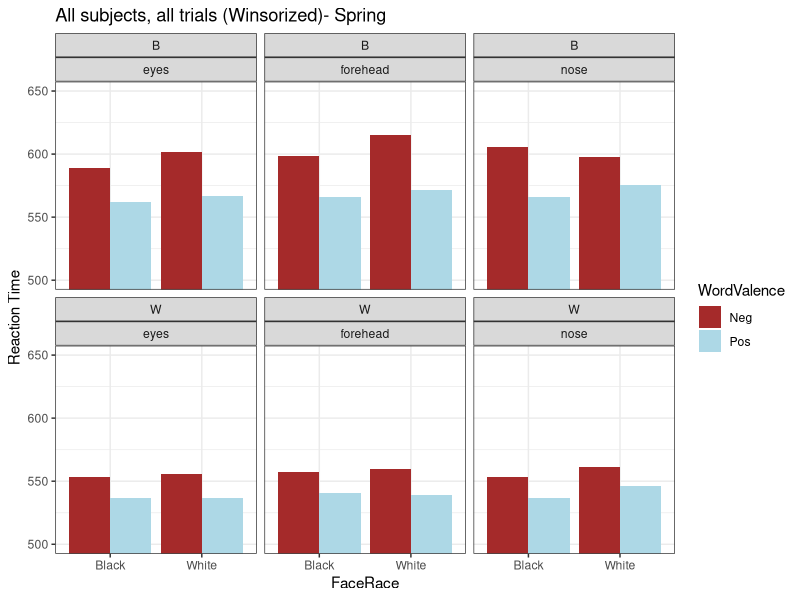
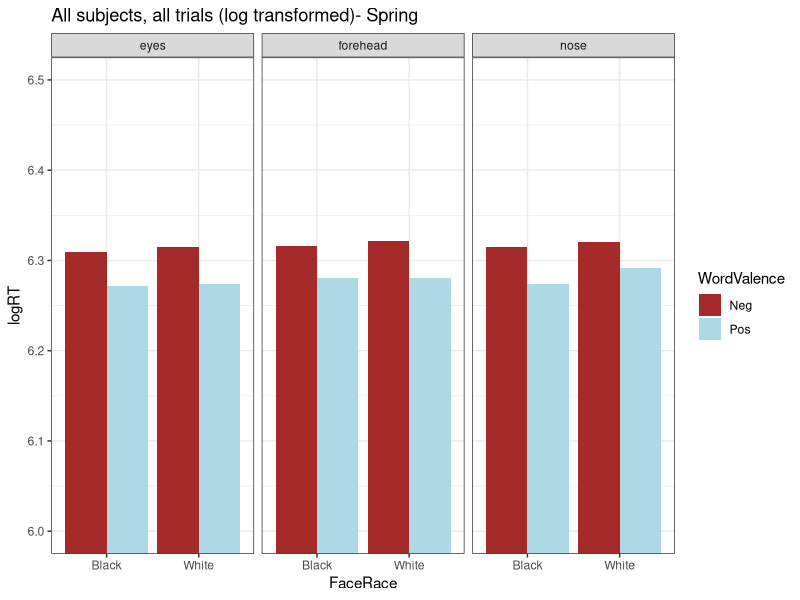
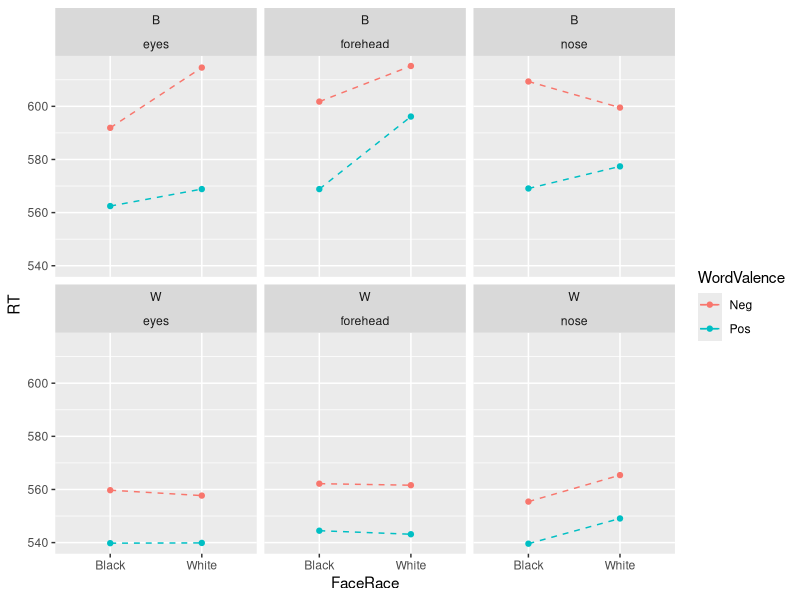
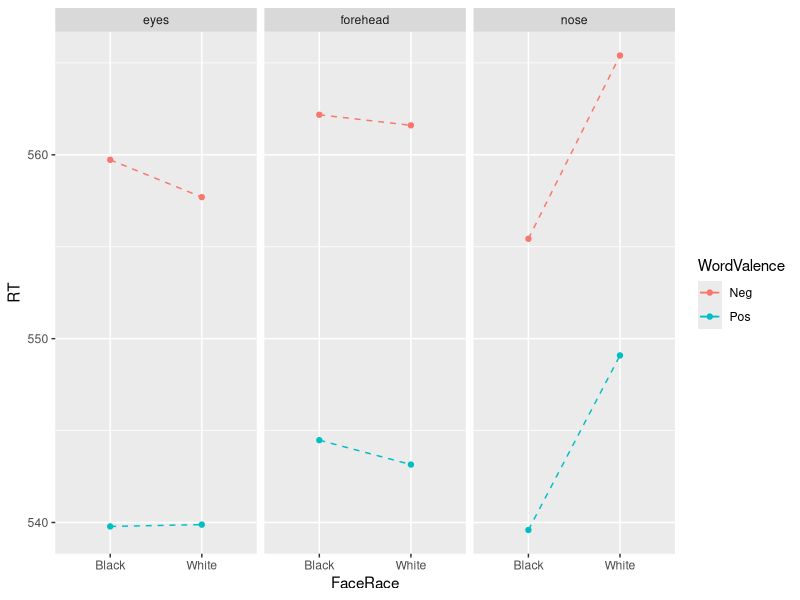
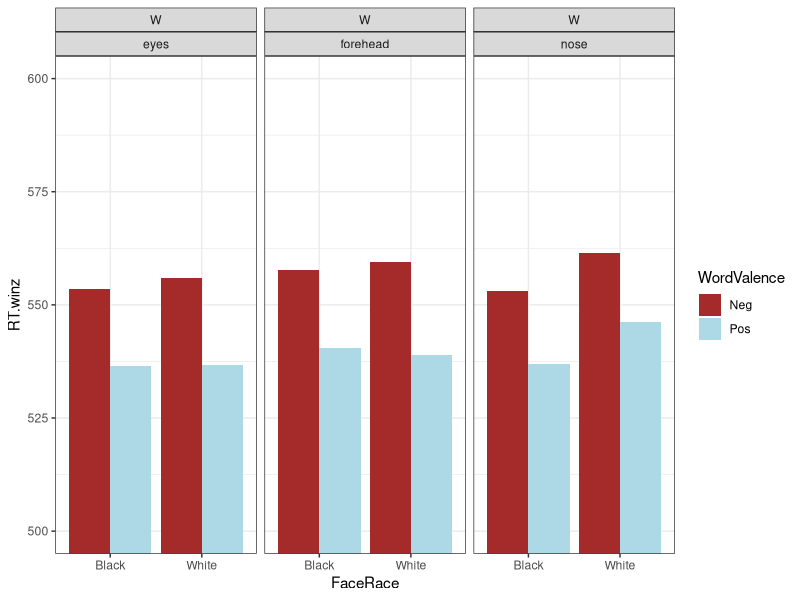
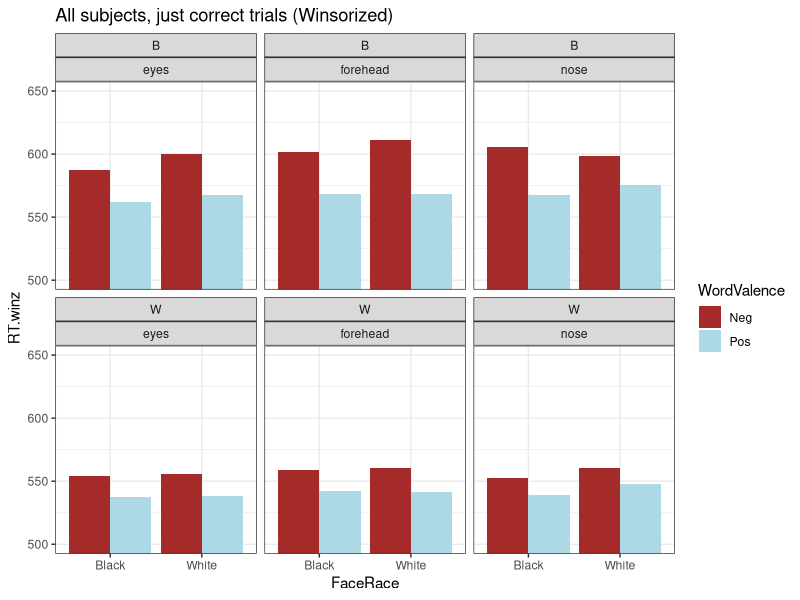
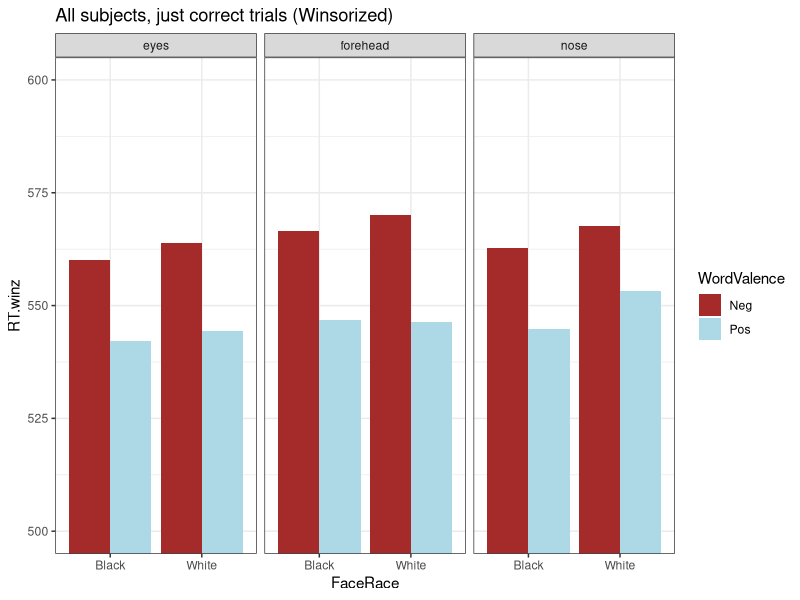
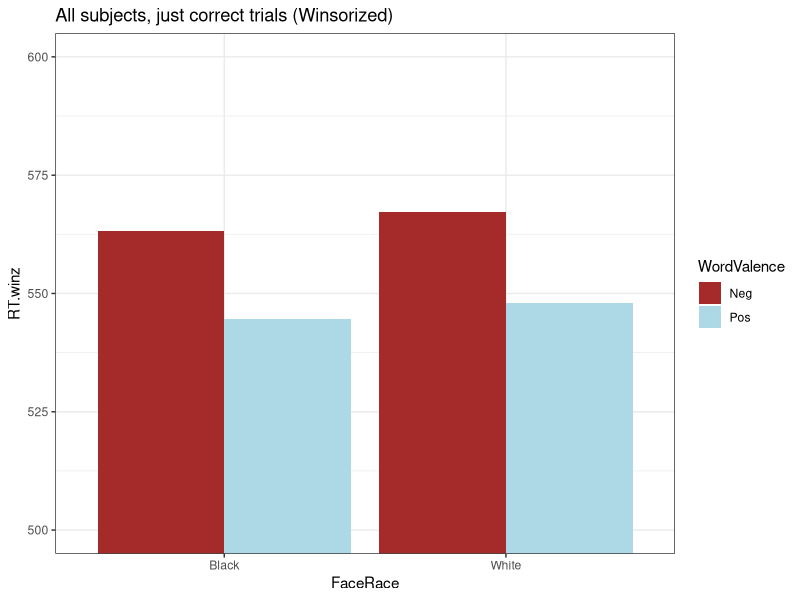

Reproduce these figures in R, in order.
require(ggplot2)

# read in data
# Winsorized
dat = read.delim("logTransformed_data.txt", stringsAsFactors = F)

# change condition to factors
dat$Condition = as.factor(dat$Condition)


# all subjects together (Fix x FaceRace x WordValence)
bar = ggplot(dat, aes(FaceRace, RT.winz, fill = WordValence))
bar + 
  stat_summary(fun.y = mean, geom = "bar", position = "dodge") +
  stat_summary(fun.data = mean_cl_normal, geom = "errorbar", position = position_dodge(width=.9), width = .2) +
  facet_wrap(~ParRace + Fix) +
  coord_cartesian(ylim=c(500,650)) +
  ylab("Reaction Time") +
  theme_bw() +
  scale_fill_manual("WordValence", values = c("Neg" = "brown", "Pos" = "lightblue")) +
  ggtitle("All subjects, all trials (Winsorized)- Spring")

ggsave("./Figures/AllSub_Winz_FixXFaceRaceXWordVal.tiff")


ggplot(dat, aes(FaceRace, logRT, fill = WordValence)) +
  stat_summary(fun.y = mean, geom = "bar", position = "dodge") +
  stat_summary(fun.data = mean_cl_normal, geom = "errorbar", position = position_dodge(width=.9), width = .2) +
  facet_wrap(~Fix) +
  coord_cartesian(ylim=c(6,6.5)) +
  theme_bw() +
  scale_fill_manual("WordValence", values = c("Neg" = "brown", "Pos" = "lightblue")) +
  ggtitle("All subjects, all trials (log transformed)- Spring")

line = ggplot(dat, aes(FaceRace, RT, color = WordValence))
line + 
  stat_summary(fun.y = mean, geom = "point") +
  stat_summary(fun.y = mean, geom = "line", aes(group=WordValence), linetype = "dashed") +
  stat_summary(fun.data = mean_cl_normal, geom = "errorbar", width = .2) +
  facet_wrap(~ParRace + Fix)


# Just for white participants
Whitedat = dat[dat$ParRace == "W",]

lineW = ggplot(Whitedat, aes(FaceRace, RT, color = WordValence))
lineW + 
  stat_summary(fun.y = mean, geom = "point") +
  stat_summary(fun.y = mean, geom = "line", aes(group=WordValence), linetype = "dashed") +
  stat_summary(fun.data = mean_cl_normal, geom = "errorbar", width = .2) +
  facet_wrap(~Fix)

barW = ggplot(Whitedat, aes(FaceRace, RT.winz, fill = WordValence))
barW + 
  stat_summary(fun.y = mean, geom = "bar", position = "dodge") +
  stat_summary(fun.data = mean_cl_normal, geom = "errorbar", position = position_dodge(width=.9), width = .2) +
  facet_wrap(~ParRace + Fix) +
  coord_cartesian(ylim=c(500,600)) +
  theme_bw() +
  scale_fill_manual("WordValence", values = c("Neg" = "brown", "Pos" = "lightblue"))


# All participants, just correct trials
corTrials = dat[dat$Error == 0,]
ggplot(corTrials, aes(FaceRace, RT.winz, fill = WordValence)) +
  stat_summary(fun.y = mean, geom = "bar", position = "dodge") +
  stat_summary(fun.data = mean_cl_normal, geom = "errorbar", position = position_dodge(width=.9), width = .2) +
  facet_wrap(~ParRace + Fix) +
  coord_cartesian(ylim=c(500,650)) +
  theme_bw() +
  scale_fill_manual("WordValence", values = c("Neg" = "brown", "Pos" = "lightblue")) +
  ggtitle("All subjects, just correct trials (Winsorized)")

# All participants, not separated by race, just correct trials
ggplot(corTrials, aes(FaceRace, RT.winz, fill = WordValence)) +
  stat_summary(fun.y = mean, geom = "bar", position = "dodge") +
  stat_summary(fun.data = mean_cl_normal, geom = "errorbar", position = position_dodge(width=.9), width = .2) +
  facet_wrap(~Fix) +
  coord_cartesian(ylim=c(500,600)) +
  theme_bw() +
  scale_fill_manual("WordValence", values = c("Neg" = "brown", "Pos" = "lightblue")) +
  ggtitle("All subjects, just correct trials (Winsorized)")

# All participants, not separated by race, just correct trials, not separated by fix
ggplot(corTrials, aes(FaceRace, RT.winz, fill = WordValence)) +
  stat_summary(fun.y = mean, geom = "bar", position = "dodge") +
  stat_summary(fun.data = mean_cl_normal, geom = "errorbar", position = position_dodge(width=.9), width = .2) +
#  facet_wrap(~Fix) +
  coord_cartesian(ylim=c(500,600)) +
  theme_bw() +
  scale_fill_manual("WordValence", values = c("Neg" = "brown", "Pos" = "lightblue")) +
  ggtitle("All subjects, just correct trials (Winsorized)")

# Fix x Congruence x ParRace: all subjects, correct trials
ggplot(corTrials, aes(Fix, RT, fill = Congruent)) +
  stat_summary(fun.y = mean, geom = "bar", position = "dodge") +
  stat_summary(fun.data = mean_cl_normal, geom = "errorbar", position = position_dodge(width=.9), width = .2) +
  coord_cartesian(ylim=c(500,600)) +
  facet_wrap(~ParRace) +
  theme_bw() +
  scale_fill_manual("Congruent", values = c("Con" = "purple", "Incon" = "red")) +
  ggtitle("All subjects, correct trials (Winsorized)- Spring")



